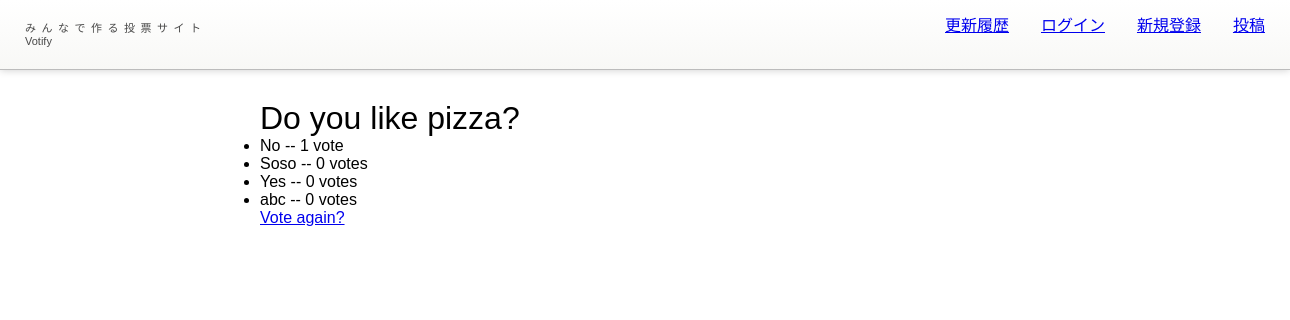
/4/results/, run on the app's committed database.
### polls/models.py (models this page shows, shortened)
class Question(models.Model):
    question_text = models.CharField(max_length=200)
    pub_date = models.DateTimeField('date published')
    author = models.ForeignKey(
        get_user_model(),
        on_delete=models.CASCADE,
    )
    created_at = models.DateTimeField(auto_now_add=True)
    updated_at = models.DateTimeField(auto_now=True)

class Choice(models.Model):
    question = models.ForeignKey(Question, on_delete=models.CASCADE)
    choice_text = models.CharField(max_length=200)
    votes = models.IntegerField(default=0)
    created_at = models.DateTimeField(auto_now_add=True)
    updated_at = models.DateTimeField(auto_now=True)

### polls/views.py (the view)
# urls.py: path('<int:pk>/results/', views.ResultsView.as_view(), name='results'),
class ResultsView(generic.DetailView):
    model = Question
    template_name = 'polls/results.html'

### polls/templates/polls/results.html (shortened to what this page needs)
{% extends 'base.html' %}
{% block content %}
<h1>{{ question.question_text }}</h1>
<ul>
{% for choice in question.choice_set.all %}
    <li>{{ choice.choice_text }} -- {{ choice.votes }} vote{{ choice.votes|pluralize }}</li>
{% endfor %}
</ul>
<a href="{% url 'polls:detail' question.id %}">Vote again?</a>
{% endblock %}

### polls/static/polls/css/common/style.css (style rules this page uses)
body, div, dl, dt, dd, ul, ol, li, h1, h2, h3, h4, h5, h6, pre, form, fieldset, input, p, blockquote { margin: 0; padding: 0; outline: none; font-family: Verdana, Meiryo, sans-serif; font-weight: 500; user-select: none; }

### polls/static/polls/css/common/style_pc.css (style rules this page uses)
html { overflow-y: scroll; }

### polls/static/polls/css/common/style_sp.css (style rules this page uses)
body { -webkit-text-size-adjust: 100%; }

### data on the page
Question: question_text "Do you like pizza?"
Choice: choice_text "No", votes "1"
Choice: choice_text "Soso", votes "0"
Choice: choice_text "Yes", votes "0"
Choice: choice_text "abc", votes "0"
